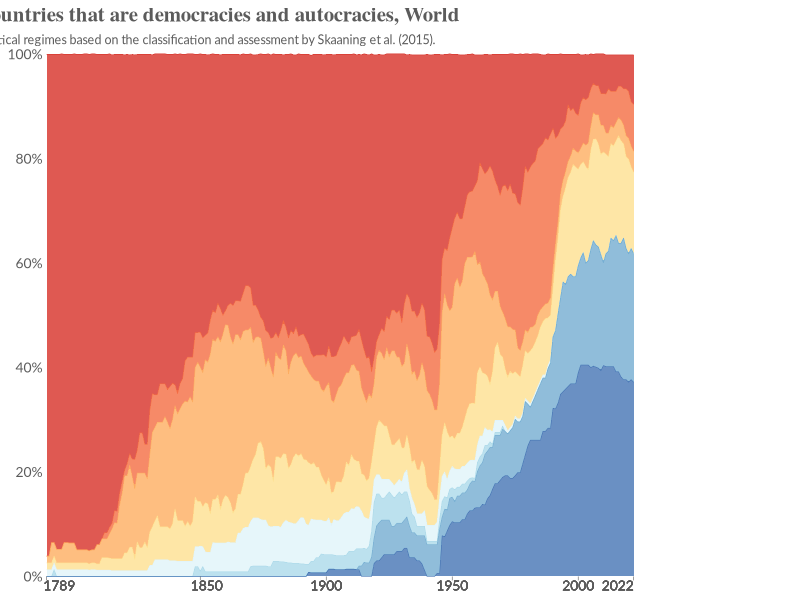
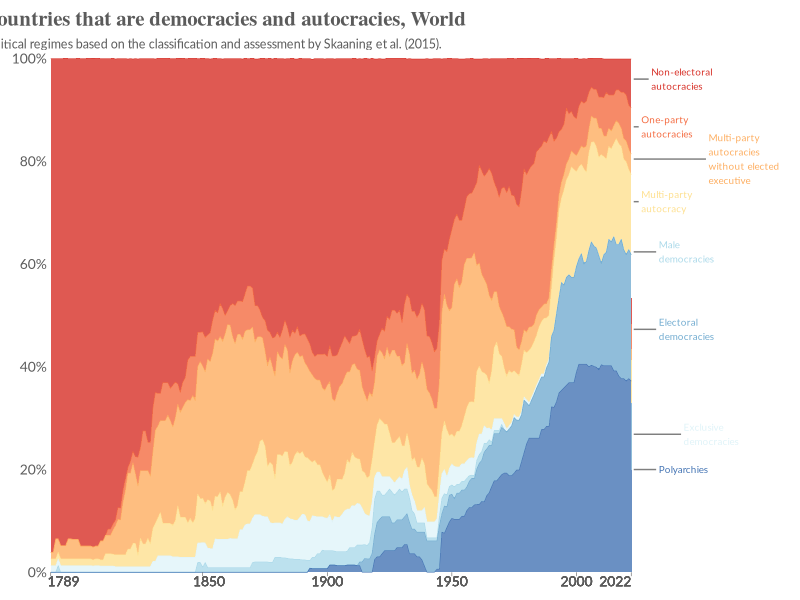
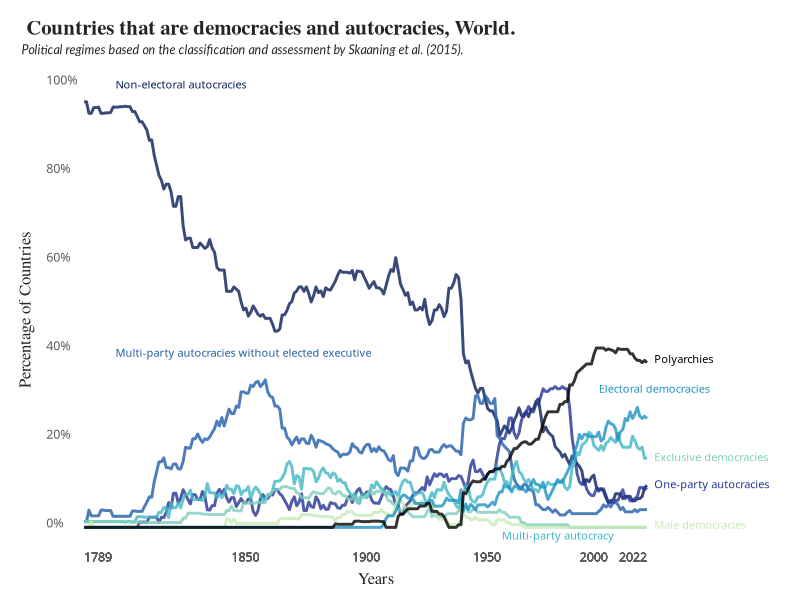

The R script that drew these images, in order:
## ---- chunk 1
knitr::opts_chunk$set(fig.align="center", fig.showtext=TRUE)
## ---- chunk 2
data <- read.csv("data_world.csv", sep = ";", dec = ",")
## ---- chunk 3
library(ggplot2)
library(dplyr)
library(tidyr)
## ---- chunk 4
df_reduced <- data %>%
  select(Year, Frec.Non.electoral.autocracies, Frec.One.party.autocracies,
         Frec.Multi.party.autocracies.without.elected.executive,
         Frec.Multi.party.autocracy, Frec.Exclusive.democracies, 
         Frec.Male.democracies, Frec.Electoral.democracies, 
         Frec.Polyarchies) 

custom_order <- c("Frec.Non.electoral.autocracies", "Frec.One.party.autocracies", 
                  "Frec.Multi.party.autocracies.without.elected.executive",
                  "Frec.Multi.party.autocracy", "Frec.Exclusive.democracies",
                  "Frec.Male.democracies", "Frec.Electoral.democracies",
                  "Frec.Polyarchies")
## ---- chunk 5
df_long <- df_reduced %>%
  pivot_longer(cols = -Year, names_to = "Democracy_Type", values_to = "n")

df_long <- df_long %>%
  mutate(Democracy_Type = factor(Democracy_Type, levels = custom_order))

interval_x <- c(1789, 1850, 1900, 1950, 2000, 2022)

interval_y <- seq(0, 100, by = 0.2)   

## ---- chunk 6
democracy_colors <- c(
  "Frec.Non.electoral.autocracies" = "#d73027",
  "Frec.One.party.autocracies" = "#f46d43", 
  "Frec.Multi.party.autocracies.without.elected.executive" = "#fdae61", 
  "Frec.Multi.party.autocracy" = "#fee090", 
  "Frec.Exclusive.democracies" = "#e0f3f8",
  "Frec.Male.democracies" = "#abd9e9",
  "Frec.Electoral.democracies" = "#74add1", 
  "Frec.Polyarchies" = "#4575b4"
)
## ---- chunk 7
plot <- ggplot(df_long, aes(x = Year, y = n, fill = Democracy_Type)) +
  geom_area(alpha = 0.8, size = 0.2, aes(color = Democracy_Type)) +
  labs(x = NULL, y = NULL, fill = NULL) +
  scale_x_continuous(limits = c(1789, 2085), breaks = interval_x, minor_breaks = NULL) +
  scale_y_continuous(labels = scales::percent_format(scale = 100), breaks = interval_y) +
  scale_fill_manual(values = democracy_colors) +
  scale_color_manual(values = democracy_colors) +
  coord_cartesian(expand=0) +
  theme_minimal() +
  theme(
    axis.text.x = element_text(
      color="#5b5b5b", size = 10, family = "Lato", angle = 0, 
      hjust = c(0.1, 0.3, 0.5, 0.5, 0.5, 1), margin = margin(t = 0)),
    axis.ticks.x = element_line(color="#5b5b5b", size = 0.2),
    axis.ticks.length = unit(0.1, "cm"),
    legend.position = "none",
    panel.grid = element_blank(),
    axis.text.y = element_text(
      color="#5b5b5b", size = 10, family = "Lato", margin = margin(r = 0))
  ) +
  ggtitle(
    "Countries that are democracies and autocracies, World", 
    subtitle = "Political regimes based on the classification and assessment by Skaaning et al. (2015).") +
  theme(plot.title = element_text(
    color="#5b5b5b", family = "serif", size = 15, face = "bold", hjust = -0.27),
        plot.subtitle = element_text(
          color="#5b5b5b", family = "Lato", size = 9, hjust = -0.24)
  )
plot
## ---- chunk 8
custom_legend <- data.frame(
  Democracy_Type = levels(df_long$Democracy_Type),
  x = rep(2022, length(levels(df_long$Democracy_Type))),
  y = seq(0, 1, length.out = length(levels(df_long$Democracy_Type))),
  label = c("Polyarchies",
            "Electoral\ndemocracies",
            "Male\ndemocracies",
            "Exclusive\ndemocracies",
            "Multi-party\nautocracy",
            "Multi-party\nautocracies\nwithout elected\nexecutive",
            "One-party\nautocracies",
            "Non-electoral\nautocracies"
  ),
  label_distance = c(11, 11, 11, 21, 4, 31, 4, 8),
  segment_distance = c(10, 10, 10, 20, 3, 30, 3, 7), 
  vertical_offset_segment = c(0.20, 0.33, 0.338, -0.16, 0.15, 0.09, 0.01, -0.04),
  vertical_offset_label = c(0.20, 0.33, 0.338, -0.16, 0.15, 0.09, 0.01, -0.04)
)

corrected_Democracy_Type <- rev(custom_legend$Democracy_Type)


## ---- chunk 9
plot2 <- plot +
  geom_text(
    data = custom_legend,
    aes(x = x + label_distance, 
        y = y + vertical_offset_label, 
        label = label, 
        color = corrected_Democracy_Type),
    size = 2.5,
    family = "Lato",
    hjust = 0
  ) +
  geom_segment(
    data = custom_legend,
    aes(x = x + segment_distance, 
        xend = x + 1, 
        y = y + vertical_offset_segment, 
        yend = y + vertical_offset_segment, 
        color = "#5b5b5b"),
    size = 0.5
  ) +
  theme(
    plot.margin = margin(0.3, 0.3, 0.3, 0.3, "cm")
  )

plot2

## ---- chunk 10
democracy_colors <- c(
  "Frec.Non.electoral.autocracies" = "#081d58",
  "Frec.One.party.autocracies" = "#253494",
  "Frec.Multi.party.autocracies.without.elected.executive" = "#225ea8",
  "Frec.Multi.party.autocracy" = "#41b6c4",
  "Frec.Exclusive.democracies" = "#7fcdbb",
  "Frec.Male.democracies" = "#c7e9b4",
  "Frec.Electoral.democracies" = "#1d91c0",
  "Frec.Polyarchies" = "black"
)
custom_legend <- data.frame(
  Democracy_Type = levels(df_long$Democracy_Type),
  x = rep(2022, length(levels(df_long$Democracy_Type))),
  y = seq(0, 1, length.out = length(levels(df_long$Democracy_Type))),
  label = c(
    "Polyarchies",
    "Electoral democracies",
    "Male democracies","Exclusive democracies",
    "Multi-party autocracy",
    "Multi-party autocracies without elected executive",
    "One-party autocracies",
    "Non-electoral autocracies"
  ),
  label_distance = c(3, -20, 3, 3, -60, -220  , 3, -220),
  vertical_offset_label = c(0.38, 0.17,-0.28, -0.27, -0.59, -0.32, -0.76, 0)
)

corrected_Democracy_Type <- rev(custom_legend$Democracy_Type)
## ---- chunk 11
plot_parallel_custom <- ggplot(df_long, aes(x = Year, y = n, color = Democracy_Type)) +
  geom_line(aes(group = Democracy_Type), alpha = 0.8, size = 1) +
  scale_x_continuous(limits = c(1789, 2065), breaks = interval_x, minor_breaks = NULL) +
  scale_y_continuous(labels = scales::percent_format(scale = 100), breaks = interval_y) +
  geom_text(
    data = custom_legend,
    aes(x = x + label_distance, 
        y = y + vertical_offset_label, 
        label = label, 
        color = corrected_Democracy_Type),
    size = 2.8,
    family = "Playfair Display ExtraBold",
    hjust = 0) +
  scale_color_manual(values = democracy_colors) +
  labs(
    x = "Years",
    y = "Percentage of Countries",
    title = "Countries that are democracies and autocracies, World.",
    subtitle = "Political regimes based on the classification and assessment by Skaaning et al. (2015)."
  ) +
  theme_minimal() +
  theme(
    panel.grid = element_blank(),
    plot.title = element_text(
      color = "#252525", family = "serif", size = 15, face = "bold", 
      hjust = -0.1, vjust = 0),
    axis.title.x = element_text(
      color = "#252525", family = "serif", size = 12, hjust = 0.44, vjust = -1),   
    axis.title.y = element_text(
      color = "#252525", family = "serif", size = 12,vjust = 3), 
    plot.subtitle = element_text(
      color = "#252525", family = "Lato", size = 9, hjust = -0.1, 
      vjust = 0, face = "italic"),
    axis.text.x = element_text(
      color = "#5b5b5b", size = 9, family = "Playfair Display ExtraBold", 
      vjust = 0 , hjust = c(0, 0, 0, 0, 0.5, 1), margin = margin(t = -9)),
  axis.text.y = element_text(
    color = "#5b5b5b", size = 9, family = "Playfair Display ExtraBold", 
    vjust = 0, hjust = 0, margin = margin(r = -22 )
    )
  ) +
  theme(
    plot.margin = margin(0.4, 0.4, 0.5, 0.7, "cm"), 
  ) +
  guides(color = "none")

plot_parallel_custom
